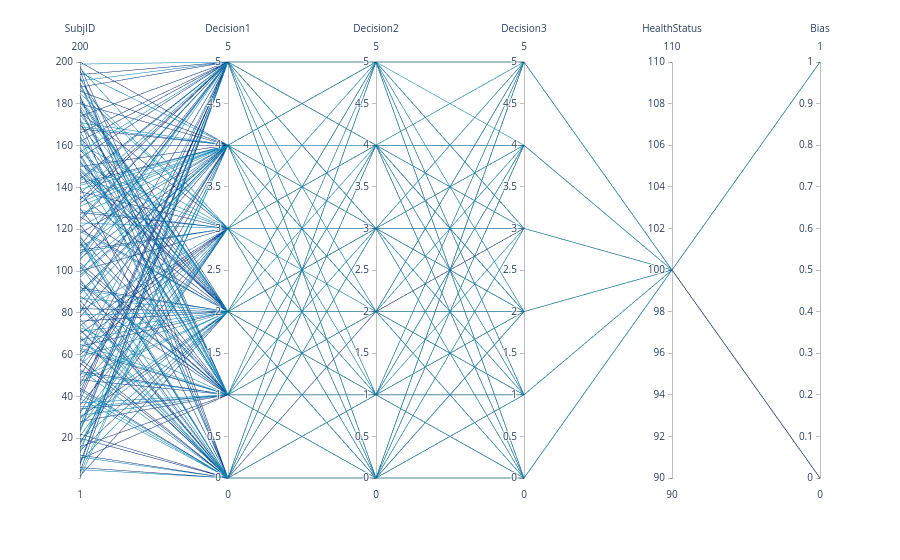

Notebook cell for this chart:
### Code cell
fig = px.parallel_coordinates(
    data, 
    color="Bias", 
    labels={},
    color_continuous_scale=px.colors.diverging.Portland,
    color_continuous_midpoint=2)

fig.update_layout(coloraxis_showscale=False)
fig.show()

### Figure 1 — Plotly figure (JSON) as saved in the notebook; plotly's stock layout.template omitted (floating-point values rounded to 4 significant figures; data arrays with more than 128 entries replaced by an {"elided": "..."} marker saying what was removed)
{"data": [{"dimensions": [{"label": "SubjID", "values": {"elided": "200 int values"}}, {"label": "Decision1", "values": {"elided": "200 int values"}}, {"label": "Decision2", "values": {"elided": "200 int values"}}, {"label": "Decision3", "values": {"elided": "200 int values"}}, {"label": "HealthStatus", "values": {"elided": "200 int values"}}, {"label": "Bias", "values": {"elided": "200 int values"}}], "domain": {"x": [0, 1], "y": [0, 1]}, "line": {"color": {"elided": "200 int values"}, "coloraxis": "coloraxis"}, "name": "", "type": "parcoords"}], "layout": {"autosize": true, "coloraxis": {"cmid": 2, "colorbar": {"title": {"text": "Bias"}}, "colorscale": [[0, "rgb(12,51,131)"], [0.25, "rgb(10,136,186)"], [0.5, "rgb(242,211,56)"], [0.75, "rgb(242,143,56)"], [1, "rgb(217,30,30)"]], "showscale": false}, "legend": {"tracegroupgap": 0}, "margin": {"t": 60}}}
